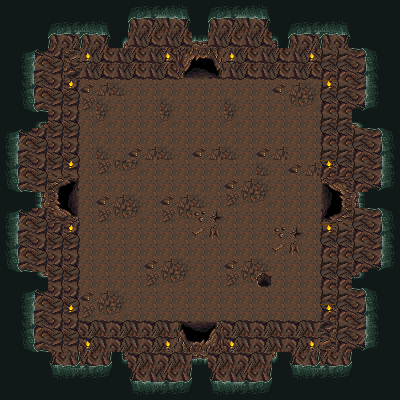

This game map was drawn from its Tiled (.tmx) file and the tilesets committed beside it. A one-line description and the trimmed map source follow:
An orthogonal 25x25 tile map with 16x16 px tiles, 3 tile layers (Tile Layer 1, Tile Layer 2, Doors), 2 tilesets and 20 objects.

<map version="1.9" tiledversion="1.9.2" orientation="orthogonal" renderorder="right-down" width="25" height="25" tilewidth="16" tileheight="16" infinite="0" nextlayerid="6" nextobjectid="42">
 <tileset firstgid="1" name="Caves-Item-Room" tilewidth="16" tileheight="16" tilecount="336" columns="16">
  <image source="cave.png" width="256" height="336" />
 </tileset>
 <tileset firstgid="337" name="tilesetformattedupdate1" tilewidth="16" tileheight="16" tilecount="84" columns="7">
  <image source="tilesetformattedupdate1.png" width="112" height="192" />
 </tileset>
 <layer id="1" name="Tile Layer 1" width="25" height="25">
  <data>[625 cells, 625 non-empty, 34 distinct tile ids]</data>
 </layer>
 <layer id="2" name="Tile Layer 2" width="25" height="25">
  <data>[625 cells, 16 non-empty, 3 distinct tile ids]</data>
 </layer>
 <layer id="5" name="Doors" width="25" height="25">
  <data>[625 cells, 24 non-empty, 6 distinct tile ids]</data>
 </layer>
 <objectgroup id="4" name="Walls">
  <object id="9" x="32" y="64" width="144" height="16" />
  <object id="10" x="224" y="64" width="144" height="16" />
  <object id="11" x="320" y="80" width="16" height="96" />
  <object id="12" x="320" y="224" width="16" height="144" />
  <object id="13" x="224" y="320" width="96" height="16" />
  <object id="14" x="32" y="320" width="144" height="16" />
  <object id="15" x="64" y="224" width="16" height="96" />
  <object id="16" x="64" y="64" width="16" height="112" />
  <object id="25" x="32" y="160" width="48" height="16" />
  <object id="26" x="48" y="176" width="16" height="48" />
  <object id="27" x="32" y="224" width="48" height="16" />
  <object id="28" x="320" y="160" width="48" height="16" />
  <object id="29" x="320" y="224" width="48" height="16" />
  <object id="30" x="336" y="176" width="16" height="48" />
  <object id="31" x="176" y="48" width="48" height="16" />
  <object id="32" x="160" y="32" width="16" height="48" />
  <object id="33" x="224" y="32" width="16" height="48" />
  <object id="34" x="160" y="320" width="16" height="48" />
  <object id="35" x="224" y="320" width="16" height="48" />
  <object id="38" x="176" y="336" width="48" height="16" />
 </objectgroup>
</map>
